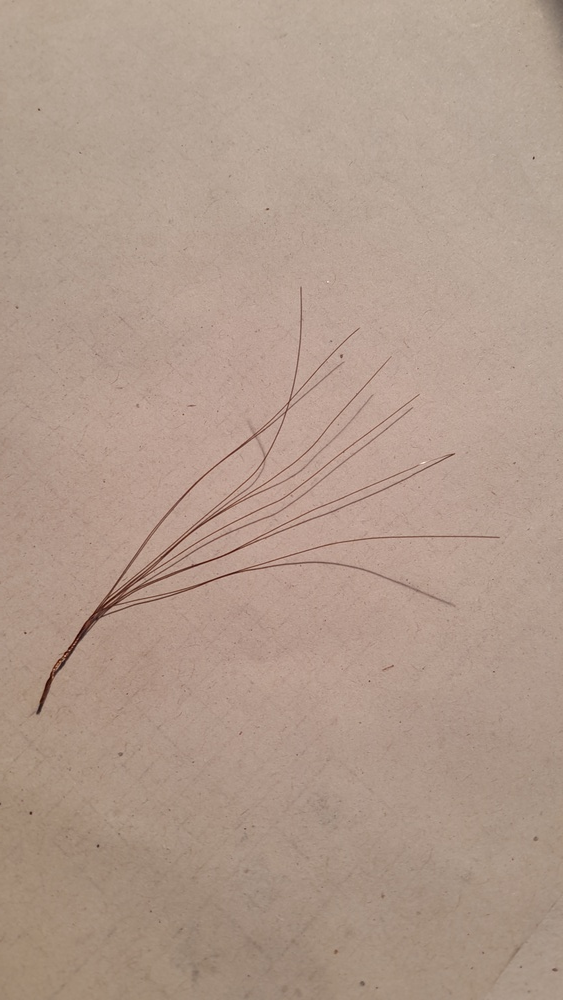
#> input picture data/dataset/train/images/04d7eacb-20260814_085432.jpg, 563 x 1000 px, shrunk from 2296 x 4080 before the run; its folder holds only this picture in this run
$ python label_tool.py
#> lines starting #> are read from the running program, lines starting #| are printed output that depends on the picture; after the words box and inside, x2 and y2 are one past the last pixel; in counts of white or black regions, pixels touching at a corner belong together
from pathlib import Path
import sys

import cv2


ROOT = Path(__file__).resolve().parent
IMAGE_EXTENSIONS = {".jpg", ".jpeg", ".png", ".bmp", ".webp"}
WINDOW_NAME = "YOLO Labeling - split_wire"


class Labeler:
    def __init__(self, image_dir: Path, label_dir: Path):
        self.image_dir = image_dir
        self.label_dir = label_dir
        self.label_dir.mkdir(parents=True, exist_ok=True)
        self.images = sorted(
            path for path in image_dir.iterdir() if path.suffix.lower() in IMAGE_EXTENSIONS
        )
        self.index = 0
        self.image = None
        self.display = None
        self.boxes = []
        self.drawing = False
        self.start = None

    def load(self):
        if not self.images:
            raise RuntimeError(f"Tidak ada gambar di {self.image_dir}")
        self.image = cv2.imread(str(self.images[self.index]))
#> self.image is the input picture: shape (1000, 563, 3); mean B, G, R 140.1, 154.5, 176.8
        if self.image is None:
            raise RuntimeError(f"Gambar tidak bisa dibaca: {self.images[self.index]}")
        self.boxes = self.read_labels()
        self.render()

    def read_labels(self):
        label_path = self.label_dir / f"{self.images[self.index].stem}.txt"
        if not label_path.exists() or self.image is None:
            return []
        height, width = self.image.shape[:2]
        boxes = []
        for line in label_path.read_text().splitlines():
            values = line.split()
            if len(values) != 5 or values[0] != "0":
                continue
            _, center_x, center_y, box_width, box_height = map(float, values)
            x1 = int((center_x - box_width / 2) * width)
            y1 = int((center_y - box_height / 2) * height)
            x2 = int((center_x + box_width / 2) * width)
            y2 = int((center_y + box_height / 2) * height)
            boxes.append((max(0, x1), max(0, y1), min(width - 1, x2), min(height - 1, y2)))
        return boxes

    def render(self):
        self.display = self.image.copy()
        for x1, y1, x2, y2 in self.boxes:
            cv2.rectangle(self.display, (x1, y1), (x2, y2), (0, 220, 0), 2)
        title = f"{self.index + 1}/{len(self.images)}  {self.images[self.index].name}  boxes: {len(self.boxes)}"
        cv2.putText(self.display, title, (12, 28), cv2.FONT_HERSHEY_SIMPLEX, 0.7, (0, 220, 255), 2)
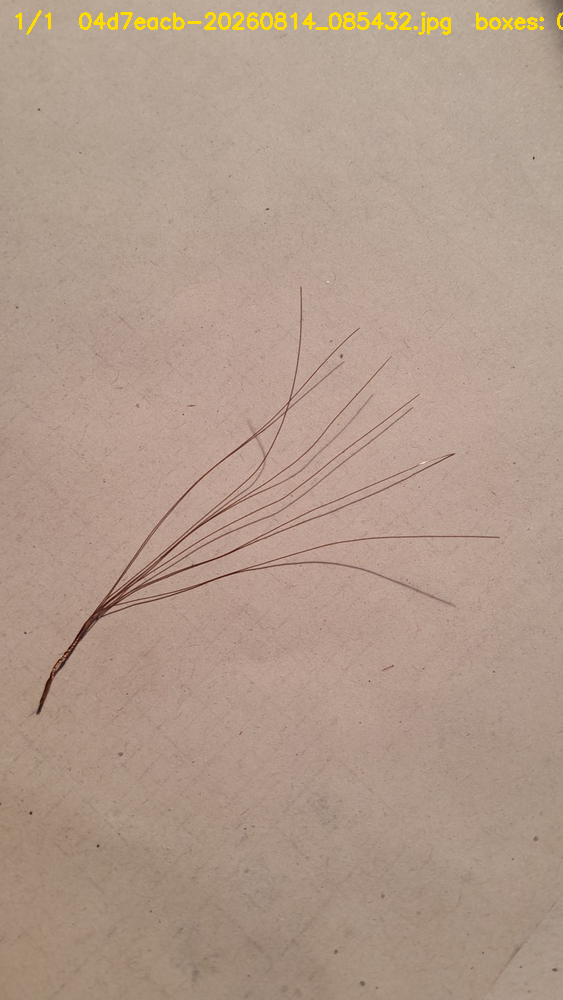
#> self.display: shape (1000, 563, 3); 0.64% of pixels changed, all inside (x1, y1, x2, y2) = (15, 10, 563, 35)
        cv2.imshow(WINDOW_NAME, self.display)

    def save(self):
        height, width = self.image.shape[:2]
        lines = []
        for x1, y1, x2, y2 in self.boxes:
            center_x = ((x1 + x2) / 2) / width
            center_y = ((y1 + y2) / 2) / height
            box_width = (x2 - x1) / width
            box_height = (y2 - y1) / height
            lines.append(f"0 {center_x:.6f} {center_y:.6f} {box_width:.6f} {box_height:.6f}")
        label_path = self.label_dir / f"{self.images[self.index].stem}.txt"
        label_path.write_text("\n".join(lines) + ("\n" if lines else ""))
        print(f"Tersimpan: {label_path}")

    def mouse(self, event, x, y, _flags, _param):
        if event == cv2.EVENT_LBUTTONDOWN:
            self.drawing = True
            self.start = (x, y)
        elif event == cv2.EVENT_MOUSEMOVE and self.drawing:
            self.render()
            cv2.rectangle(self.display, self.start, (x, y), (0, 180, 255), 2)
            cv2.imshow(WINDOW_NAME, self.display)
        elif event == cv2.EVENT_LBUTTONUP and self.drawing:
            self.drawing = False
            x1, x2 = sorted((self.start[0], x))
            y1, y2 = sorted((self.start[1], y))
            if x2 - x1 > 3 and y2 - y1 > 3:
                self.boxes.append((x1, y1, x2, y2))
            self.render()

    def run(self):
        cv2.namedWindow(WINDOW_NAME, cv2.WINDOW_NORMAL)
        cv2.setMouseCallback(WINDOW_NAME, self.mouse)
        self.load()
        while True:
            key = cv2.waitKey(30) & 0xFF
#> (key q is pressed here)
            if key in (ord("s"), ord("S")):
                self.save()
            elif key in (ord("n"), ord("N")) and self.index < len(self.images) - 1:
                self.save()
                self.index += 1
                self.load()
            elif key in (ord("p"), ord("P")) and self.index > 0:
                self.save()
                self.index -= 1
                self.load()
            elif key in (ord("u"), ord("U")) and self.boxes:
                self.boxes.pop()
                self.render()
            elif key == 27 or key in (ord("q"), ord("Q")):
                break
        cv2.destroyAllWindows()


def main():
    split = sys.argv[1].lower() if len(sys.argv) > 1 else "train"
    if split not in {"train", "val"}:
        raise SystemExit("Pakai: python label_tool.py [train|val]")

    dataset_dir = ROOT / "data" / "dataset"
    current_dirs = {
        "train": (dataset_dir / "train" / "images", dataset_dir / "train" / "labels"),
        "val": (dataset_dir / "validation" / "images", dataset_dir / "validation" / "labels"),
    }
    legacy_dirs = {
        "train": (dataset_dir / "images" / "train", dataset_dir / "labels" / "train"),
        "val": (dataset_dir / "images" / "val", dataset_dir / "labels" / "val"),
    }

    image_dir, label_dir = current_dirs[split]
    if not image_dir.exists() and legacy_dirs[split][0].exists():
        image_dir, label_dir = legacy_dirs[split]
    if not image_dir.exists():
        raise SystemExit(f"Folder gambar tidak ditemukan: {image_dir}")

    Labeler(image_dir, label_dir).run()


if __name__ == "__main__":
    main()
